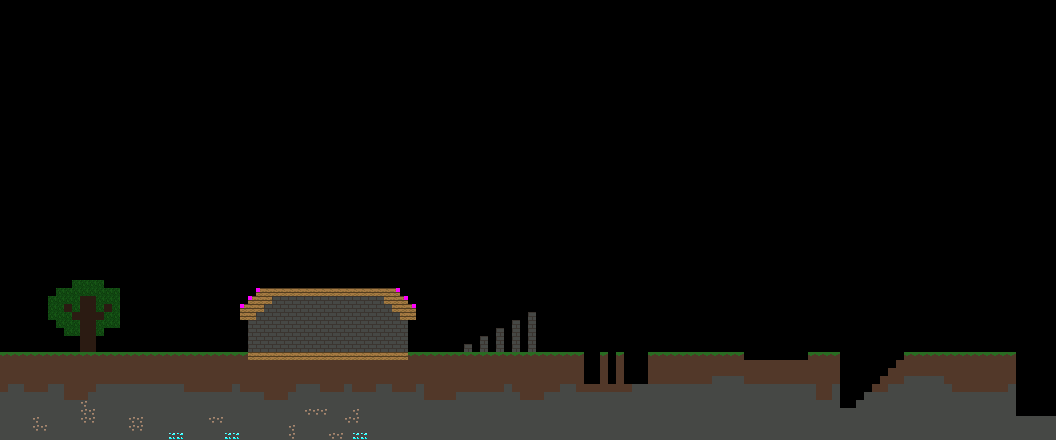

Below is a game level as drawn by its tile map, then a one-line description and the .tmx that defines it (tile-layer data replaced by summaries):
An orthogonal 132x55 tile map with 8x8 px tiles, 2 tile layers (background, foreground).

<map version="1.10" tiledversion="1.10.2" orientation="orthogonal" renderorder="right-down" width="132" height="55" tilewidth="8" tileheight="8" infinite="0" nextlayerid="3" nextobjectid="1">
 <tileset firstgid="1" source="blocks.tsx" />
 <layer id="2" name="background" width="132" height="55" locked="1">
  <data>[7260 cells, 190 non-empty, 3 distinct tile ids]</data>
 </layer>
 <layer id="1" name="foreground" width="132" height="55">
  <data>[7260 cells, 1394 non-empty, 8 distinct tile ids]</data>
 </layer>
</map>